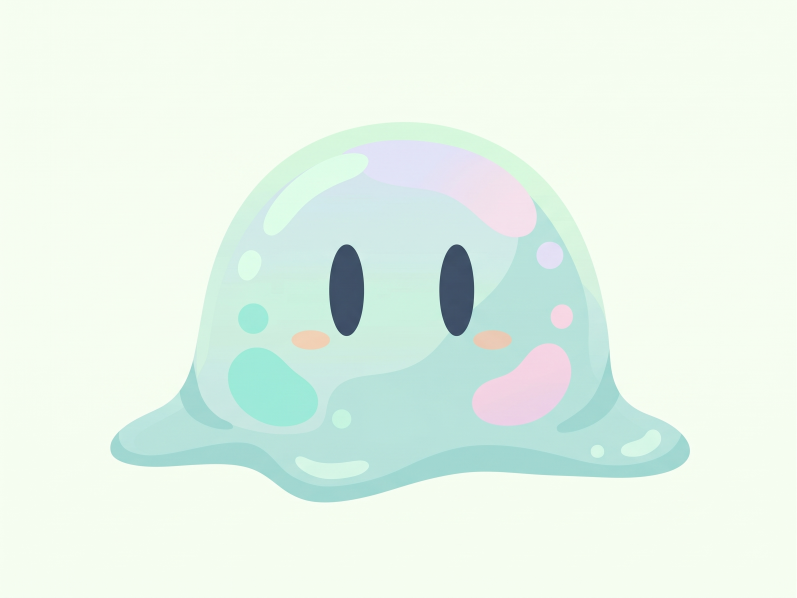
#> input picture img/Gemini_Generated.jpg, 2390 x 1792 px (shown at 1/3 size)
$ python -i preprocess.py   (imports and definitions only)
#> lines starting #> are read from the running program, lines starting #| are printed output that depends on the picture
import cv2
import numpy as np

WORK_SIDE = 1024  # images are processed at about this size, larger ones shrunk and small ones enlarged
MAX_ENLARGE = 4
UPSCALE = 2
SAMPLE_SIZE = 20000
MODE_KERNEL = 5
SHARPEN_STEPS = 2  # toggle-filter passes; each pass sharpens soft edges by about 1 pixel
BACKGROUND_TOLERANCE = 12  # ΔE from the border colors that still counts as background


# [22 lines left out: functions to_bgra, load, decode, not called in this run]


def work_scale(image: np.ndarray) -> float:
    return min(WORK_SIDE / max(image.shape[:2]), MAX_ENLARGE)


def resize(image: np.ndarray) -> np.ndarray:
    """Bring the image to the working size; enlarging small images keeps thin lines from being smoothed away."""
    height, width = image.shape[:2]
    scale = work_scale(image)
    if abs(scale - 1) < 0.05:
        return image
    interpolation = cv2.INTER_AREA if scale < 1 else cv2.INTER_LINEAR
    return cv2.resize(image, (round(width * scale), round(height * scale)), interpolation=interpolation)


def smooth(image: np.ndarray) -> np.ndarray:
    """Flatten textures and JPEG noise while keeping edges sharp. The alpha channel is kept as is."""
    bgr = cv2.pyrMeanShiftFiltering(np.ascontiguousarray(image[:, :, :3]), 8, 18)
    return np.dstack([bgr, image[:, :, 3]])


def prepare(image: np.ndarray, sharpen: bool = True) -> np.ndarray:
    """Color-independent steps; the result can be reused for any color settings.

    Without `sharpen` the edges are left as they are: after the AI upscale they are already
    sharp, and sharpening snaps every edge pixel on its own, which makes letters jagged.
    """
    scale = work_scale(image)
    image = resize(image)
    if scale > 1:
        # Blur away the enlarged pixel staircase; sharpening then turns it into a smooth edge.
        sigma = 0.6 * scale
        image = np.dstack([cv2.GaussianBlur(image[:, :, :3], (0, 0), sigma), image[:, :, 3]])
    image = smooth(image)
    # Light sharpening only: more passes make soft edges jagged; the leftover soft edges are
    # merged into their neighbors when the layers are built.
    return sharpen_edges(image, SHARPEN_STEPS) if sharpen else image


def to_lab(image: np.ndarray) -> np.ndarray:
    return cv2.cvtColor(np.ascontiguousarray(image[:, :, :3]).astype(np.float32) / 255, cv2.COLOR_BGR2Lab)


# [162 lines left out: functions border_colors, foreground, palette, merge_colors, assign, sharpen_edges and 3 more, not called in this run]

>>> import cv2
>>> picture = cv2.imread('img/Gemini_Generated.jpg')
#> picture is the input picture: shape (1792, 2390, 3); mean B, G, R 234.2, 245, 230.2
>>> result = prepare(picture)
#> in prepare, `scale = work_scale(image)`: scale = 0.428
#> in resize, `interpolation = cv2.INTER_AREA if scale < 1 else cv2.INTER_LINEAR`: interpolation = 3
#> in resize, `return cv2.resize(image, (round(width * scale), round(height * scale))..`:
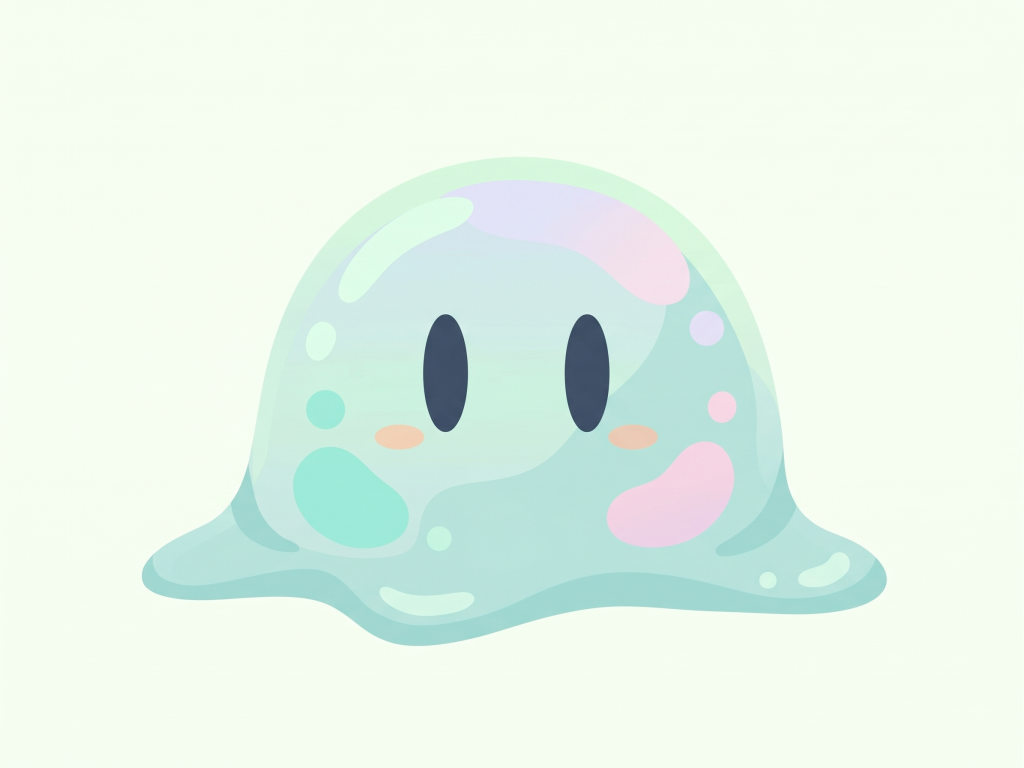
#> returned value: shape (768, 1024, 3); mean of channels 0, 1, 2 234.2, 245, 230.2; drawn as B, G, R
#> (the run stopped early here; a loop or call above may not have finished)
